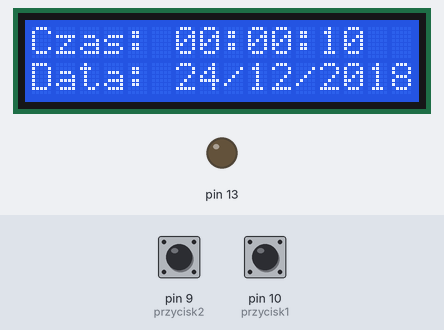
Bench run of a sketch on a simulated Arduino Uno, built with avr-gcc and run on an emulated ATmega328P. On the bench: 16×2 character LCD, output pins drawn as LEDs (lit = HIGH). The test bench sets the inputs (shaded band); at power-on: pin 10 (przycisk1) HIGH, pin 9 (przycisk2) HIGH.

Above: at 1.2 s.
1.3 s: pin 10 (przycisk1) pulled LOW for 0.15 s
At 2.7 s:
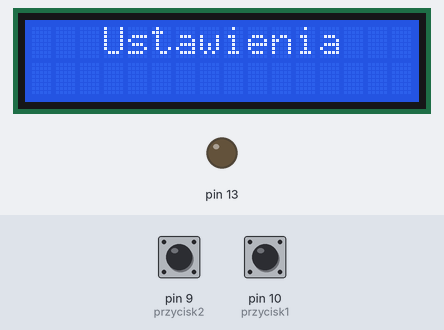
At 3.8 s:
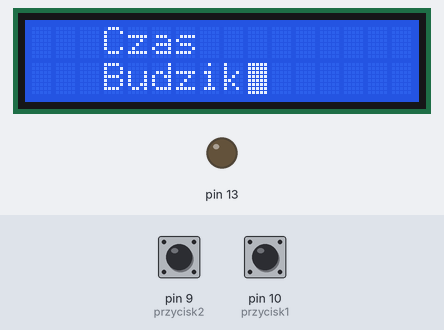
Timing chart, 0 to 5.3 s (numbered marks = the images above; inputs shaded):
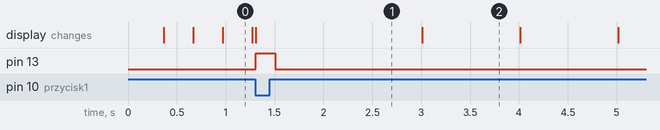

Measured:
- after the input at 1.3 s, pin 13: LOW → HIGH at once, → LOW 0.20 s later; the display: changes at once (image 1)
- what the display in image 2 shows lasts 1.0 s, from 3.0 s to 4.0 s

The sketch:

sketch_feb19a.ino
```cpp
#include <LiquidCrystal.h>
LiquidCrystal
lcd(12,11,5,4,3,2);
int rok=2018,miesiac=12,dzien=21,h,m,s,granica=32,ustaw=0,menu=0;
char przycisk1, przycisk2, przycisk3, przycisk4, przycisk5;
void setup()
{
 lcd.begin(16,2);
 pinMode(13,OUTPUT);
 pinMode(10,INPUT_PULLUP);
 pinMode(9,INPUT_PULLUP);
 pinMode(8,INPUT_PULLUP);
 pinMode(7,INPUT_PULLUP);
 pinMode(6,INPUT_PULLUP);
 przycisk1=10;
 przycisk2=9;
 przycisk3=8;
 przycisk4=7;
 przycisk5=6;
 }

void loop() {
if(digitalRead(przycisk1)==LOW){
  menu=1;
  lcd.clear();
  lcd.setCursor(3,0);
  lcd.write("Ustawienia");
  digitalWrite(13,HIGH);
  delay(200);
  digitalWrite(13,LOW);
  delay(1500);
  lcd.clear();
  }
while(menu==1){
  lcd.setCursor(3,0);
  lcd.write("Czas");
  lcd.blink();
  lcd.setCursor(3,1);
  lcd.write("Budzik");
  delay(1000);
  if(digitalRead(przycisk2) || digitalRead(przycisk3)){
    lcd.setCursor(3,0);
    lcd.write("Czas");
    lcd.blink();
    lcd.setCursor(3,1);
    lcd.write("Budzik");
    lcd.setCursor(3,0);
    delay(1000);

    }
  }

{
 lcd.setCursor(0,0);
 s=s+1;
 lcd.print("Czas: ");

 if(h<10){
    lcd.print("0");
    lcd.print(h);
 }else(lcd.print(h));


 lcd.print(":");
 if(m<10){
    lcd.print("0");
    lcd.print(m);
 }else(lcd.print(m));

 lcd.print(":");

 if(s<10){
    lcd.print("0");
    lcd.print(s);
 }else(lcd.print(s));

 lcd.setCursor(0,1);
 lcd.print("Data: ");
  if(dzien<10){
    lcd.print("0");
    lcd.print(dzien);
 }else(lcd.print(dzien));
 lcd.print("/");
  if(miesiac<10){
    lcd.print("0");
    lcd.print(miesiac);
 }else(lcd.print(miesiac));
 lcd.print("/");
 lcd.print(rok);

 if(s==60){
  m=m+1;
  s=0;
 }
 if(m==1){
  h=h+1;
  m=0;
 }
 if(h==1){
  h=0;
  dzien=dzien+1;
 }
 if(dzien==granica){
  miesiac=miesiac+1;
  if(miesiac ==1 || miesiac ==3 || miesiac ==5 || miesiac ==7 || miesiac ==8 || miesiac ==10 || miesiac ==12){
    granica=32;
    dzien=1;
  }else{
    if(miesiac == 2){
      granica=29;
      dzien=1;
    }else{
      granica=31;
      dzien=1;
    }
  }
 }
 if(miesiac==13){
  rok=rok+1;
  miesiac=1;
  granica=32;
  }
 delay(0);
}}
```
